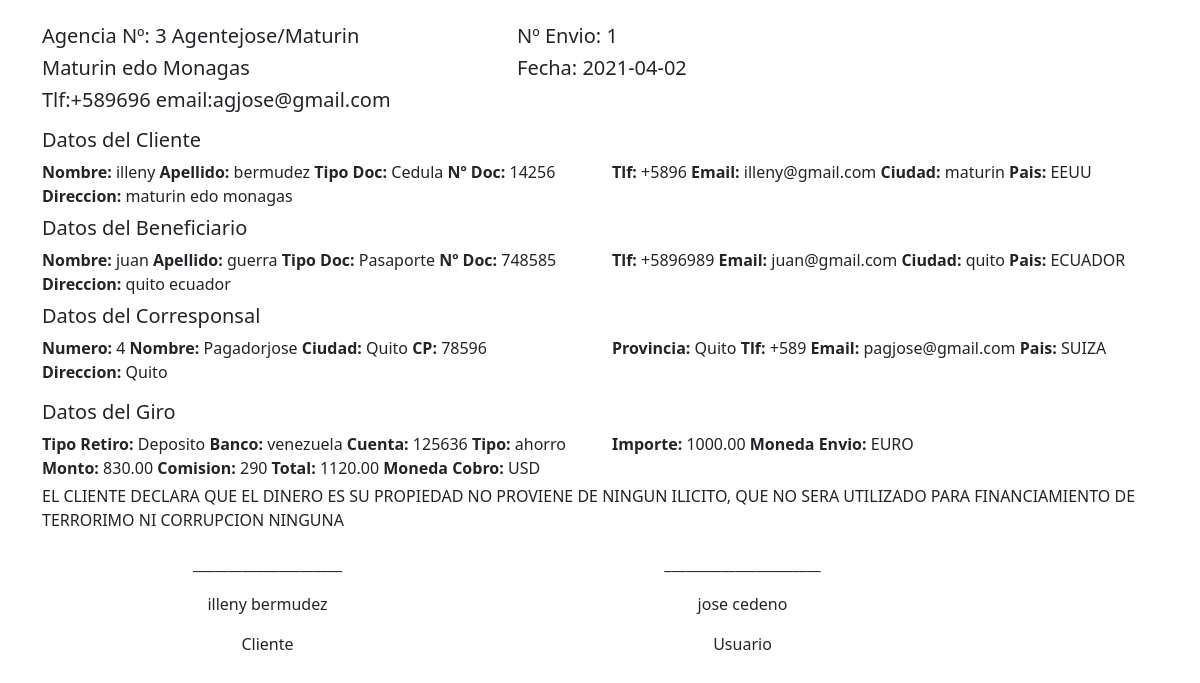
Page /facturax01.php?idGiro=1 on the committed database.
### tables this page shows
CREATE TABLE `pagador` (
  `idPagador` int(11) NOT NULL,
  `pagador` varchar(150) NOT NULL,
  `idPais` int(11) NOT NULL,
  `pa_provincia` varchar(150) NOT NULL,
  `pa_ciudad` varchar(150) NOT NULL,
  `pa_direccion` varchar(250) NOT NULL,
  `pa_tlf` varchar(50) NOT NULL,
  `pa_email` varchar(100) NOT NULL,
  `pa_cp` varchar(100) NOT NULL,
  `pa_Director` varchar(150) NOT NULL,
  `pa_tlfDirector` varchar(50) NOT NULL,
  `pa_emailDirector` varchar(100) NOT NULL,
  `pa_tlfEnvios` varchar(50) NOT NULL,
  `pa_emailEnvios` varchar(100) NOT NULL,
  `pa_GteContabilidad` varchar(150) NOT NULL,
  `pa_tlfContabilidad` varchar(50) NOT NULL,
  `pa_emailContabilidad` varchar(100) NOT NULL,
  `pa_horarios` varchar(250) NOT NULL,
  `pa_contrato` varchar(250) NOT NULL,
  `pa_inicioOperaciones` date NOT NULL,
  `pa_limite` int(11) NOT NULL,
  `pa_web` varchar(250) NOT NULL,
  `pa_conciliarCada` int(11) NOT NULL,
  `idMoneda` int(11) NOT NULL,
  `pa_comision` decimal(3,2) NOT NULL,
  `pa_fijo` decimal(10,2) NOT NULL,
  `idTipoComision` int(11) NOT NULL,
  `idTipoEmpresa` int(11) NOT NULL,
  `pa_tasa` decimal(20,2) NOT NULL,
  `pa_tipoCambio` decimal(20,2) NOT NULL,
  `pa_impuesto` decimal(20,2) NOT NULL,
  `idEstado` int(11) NOT NULL
);

CREATE TABLE `giro` (
  `idGiro` bigint(20) NOT NULL,
  `gi_fecha` date NOT NULL,
  `idUsuario` int(11) NOT NULL,
  `idCliente` int(11) NOT NULL,
  `idBeneficiario` int(11) NOT NULL,
  `idAgente` int(11) NOT NULL,
  `idPagador` int(11) NOT NULL,
  `idPais` int(11) NOT NULL,
  `gi_importe` decimal(65,2) NOT NULL,
  `gi_Total` decimal(65,2) NOT NULL,
  `gi_TotalLocal` decimal(65,2) NOT NULL,
  `idMonedaCobro` int(11) NOT NULL,
  `idMonedaPago` int(11) NOT NULL,
  `gi_tasa` decimal(65,2) NOT NULL,
  `gi_tipoCambio` decimal(65,2) NOT NULL,
  `gi_impuesto` decimal(10,2) NOT NULL,
  `idTipoRetiro` int(11) NOT NULL,
  `gi_Banco` varchar(200) NOT NULL,
  `gi_numCta` varchar(100) NOT NULL,
  `gi_TipoCuenta` varchar(50) NOT NULL,
  `idEstadoGiro` int(11) NOT NULL,
  `gi_clave` varchar(150) NOT NULL,
  `gi_comentario` varchar(250) NOT NULL,
  `comisionMatriz` decimal(65,2) NOT NULL,
  `comisionAgente` decimal(65,2) NOT NULL,
  `comisionCorresponsal` decimal(65,2) NOT NULL,
  `beneficio` decimal(65,2) NOT NULL,
  `TasaFrancoDolar` decimal(65,2) NOT NULL
);

CREATE TABLE `cliente` (
  `idCliente` int(11) NOT NULL,
  `cl_nombre` varchar(150) NOT NULL,
  `cl_apellido` varchar(150) NOT NULL,
  `cl_fechaNacimiento` date NOT NULL,
  `idPais` int(11) NOT NULL,
  `cl_provincia` varchar(150) NOT NULL,
  `cl_ciudad` varchar(150) NOT NULL,
  `cl_direccion` varchar(250) NOT NULL,
  `cl_tlf` varchar(50) NOT NULL,
  `cl_email` varchar(100) NOT NULL,
  `cl_identidad` varchar(50) NOT NULL,
  `idTipoIdentidad` int(11) NOT NULL,
  `cl_fechaEmision` date NOT NULL,
  `cl_fechaCaducidad` date NOT NULL,
  `cl_nacionalidad` varchar(150) NOT NULL,
  `cl_facebook` varchar(150) DEFAULT NULL,
  `cl_whatsapp` varchar(150) DEFAULT NULL,
  `cl_telegram` varchar(150) DEFAULT NULL,
  `cl_limite` int(11) NOT NULL,
  `idMoneda` int(11) NOT NULL,
  `idEstado` int(11) NOT NULL,
  `cl_doc_cedula` varchar(150) NOT NULL,
  `cl_doc_form` varchar(150) NOT NULL,
  `cl_doc_otro` varchar(150) NOT NULL
);

CREATE TABLE `identidad` (
  `idTipoIdentidad` int(11) NOT NULL,
  `tipoIdentidad` varchar(250) NOT NULL
);

CREATE TABLE `pais` (
  `idPais` int(11) NOT NULL,
  `pais` varchar(100) NOT NULL,
  `idMoneda` int(11) NOT NULL,
  `idMonedaEnvio` int(11) NOT NULL,
  `tipoCambio` decimal(65,2) NOT NULL,
  `porcentajeTipoCambio` decimal(20,2) NOT NULL,
  `fijo` decimal(65,2) NOT NULL,
  `porcentaje` decimal(20,2) NOT NULL,
  `idTipoComision` int(11) NOT NULL
);

CREATE TABLE `beneficiario` (
  `idBeneficiario` int(11) NOT NULL,
  `be_nombre` varchar(150) NOT NULL,
  `be_apellido` varchar(150) NOT NULL,
  `be_fechaNacimiento` date NOT NULL,
  `idPais` int(11) NOT NULL,
  `be_ciudad` varchar(150) NOT NULL,
  `be_direccion` varchar(250) NOT NULL,
  `be_tlf` varchar(50) NOT NULL,
  `be_email` varchar(100) NOT NULL,
  `be_identidad` varchar(50) NOT NULL,
  `idTipoIdentidad` int(11) NOT NULL,
  `be_nacionalidad` varchar(150) NOT NULL,
  `be_facebook` varchar(150) DEFAULT NULL,
  `be_whatsapp` varchar(150) DEFAULT NULL,
  `be_telegram` varchar(150) DEFAULT NULL,
  `be_numCuenta` varchar(50) NOT NULL,
  `idTipoCuenta` int(11) NOT NULL,
  `idBanco` int(11) NOT NULL,
  `idMoneda` int(11) NOT NULL,
  `idEstado` int(11) NOT NULL
);

CREATE TABLE `tiporetiro` (
  `idTipoRetiro` int(11) NOT NULL,
  `tipoRetiro` varchar(50) NOT NULL
);

CREATE TABLE `monedaenvio` (
  `idMonedaEnvio` int(11) NOT NULL,
  `mo_codigo` varchar(100) NOT NULL,
  `moneda` varchar(250) NOT NULL
);

CREATE TABLE `moneda` (
  `idMoneda` int(11) NOT NULL,
  `mo_codigo` varchar(50) NOT NULL,
  `moneda` varchar(100) NOT NULL
);

CREATE TABLE `usuario` (
  `idUsuario` int(11) NOT NULL,
  `us_nombre` varchar(150) NOT NULL,
  `us_apellido` varchar(150) NOT NULL,
  `us_direccion` varchar(250) NOT NULL,
  `us_tlf` varchar(50) NOT NULL,
  `us_email` varchar(100) NOT NULL,
  `us_clave` varchar(250) NOT NULL,
  `us_identificacion` varchar(100) NOT NULL,
  `us_ciudad` varchar(150) NOT NULL,
  `idPagador` int(11) NOT NULL,
  `idTipoRol` int(11) NOT NULL,
  `idEstado` int(11) NOT NULL
);

### facturax01.php (the view, shortened to what this page needs)
<?php
require_once('conexion.php');
$idGiro = isset($_REQUEST['idGiro']) ? intval(htmlentities($_REQUEST['idGiro'])) : '';
$sql = "SELECT h.*
  FROM giro AS g
  JOIN pagador AS h ON g.idAgente = h.idPagador
  WHERE idGiro = ?
  ";
$sentencia = $mbd->prepare($sql);
$sentencia->execute(array($idGiro));
$agente = $sentencia->fetchAll(PDO::FETCH_ASSOC);
$sql = "SELECT h.* FROM giro AS g
  JOIN usuario AS h ON g.idUsuario = h.idUsuario
  WHERE idGiro = ?";
$sentencia = $mbd->prepare($sql);
$sentencia->execute(array($idGiro));
$usuario = $sentencia->fetchAll(PDO::FETCH_ASSOC);
$sql = "SELECT g.*,h.mo_codigo AS Cobro,m.mo_codigo AS Envio,r.tipoRetiro
  FROM giro AS g
  JOIN pais AS p ON g.idPais = p.idPais
  JOIN moneda AS h ON g.idMonedaCobro = h.idMoneda
  JOIN monedaenvio AS m ON g.idMonedaPago = m.idMonedaEnvio
  JOIN tiporetiro AS r ON g.idTipoRetiro = r.idTipoRetiro WHERE idGiro = ?";
$sentencia = $mbd->prepare($sql);
$sentencia->execute(array($idGiro));
$resultado = $sentencia->fetchAll(PDO::FETCH_ASSOC);
$cobro = $resultado[0]['Cobro'];
$idCliente = $resultado[0]['idCliente'];
$sql = "SELECT *, i.tipoIdentidad  FROM cliente AS c
JOIN identidad AS i ON c.idTipoIdentidad = i.idTipoIdentidad
JOIN pais AS p ON c.idPais = p.idPais
WHERE idCliente = ?";
$sentencia = $mbd->prepare($sql);
$sentencia->execute(array($idCliente));
$cliente = $sentencia->fetchAll(PDO::FETCH_ASSOC);
$idBeneficiario = $resultado[0]['idBeneficiario'];
$sql = "SELECT *, i.tipoIdentidad  FROM beneficiario AS c
JOIN identidad AS i ON c.idTipoIdentidad = i.idTipoIdentidad
JOIN pais AS p ON c.idPais = p.idPais
WHERE idBeneficiario = ?";
$sentencia = $mbd->prepare($sql);
$sentencia->execute(array($idBeneficiario));
$beneficiario = $sentencia->fetchAll(PDO::FETCH_ASSOC);
$idPagador = $resultado[0]['idPagador'];
$sql = "SELECT * FROM pagador AS c
JOIN pais AS p ON c.idPais = p.idPais
WHERE idPagador = ?";
$sentencia = $mbd->prepare($sql);
$sentencia->execute(array($idPagador));
$corresponsal = $sentencia->fetchAll(PDO::FETCH_ASSOC);
?>
<!DOCTYPE html>
<html lang="es">
<head>
  <link rel="stylesheet" href="css/bootstrap.min.css">
</head>
<body>
  <div class="container">
    <div class="row pt-4">
      <div class="col-md-5">
        <h5>Agencia Nº: <?php echo $agente[0]['idPagador'] . " " . $agente[0]['pagador'] . "/" . $agente[0]['pa_ciudad'] ?> </h5>
        <h5><?php echo $agente[0]['pa_direccion'] ?></h5>
        <h5><?php echo "Tlf:" . $agente[0]['pa_tlf'] . " email:" . $agente[0]['pa_email'] ?></h5>
      </div>
      <div class="col-md-7">
        <h5>Nº Envio: <?php echo $resultado[0]['idGiro'] ?></h5>
        <h5> Fecha: <?php echo $resultado[0]['gi_fecha'] ?></h5>
      </div>
    </div>
    <div class="row mt-2">
      <h5>Datos del Cliente</h5>
      <div class="col-md-6">
        <strong>Nombre:</strong>
        <?php echo $cliente[0]['cl_nombre'] ?>
        <strong>Apellido:</strong>
        <?php echo $cliente[0]['cl_apellido'] ?>
        <strong>Tipo Doc:</strong>
        <?php echo $cliente[0]['tipoIdentidad'] ?>
        <strong>Nº Doc:</strong>
        <?php echo $cliente[0]['cl_identidad'] ?>
      </div>
      <div class="col-md-6">
        <strong>Tlf:</strong>
        <?php echo $cliente[0]['cl_tlf'] ?>
        <strong>Email:</strong>
        <?php echo $cliente[0]['cl_email'] ?>
        <strong>Ciudad:</strong>
        <?php echo $cliente[0]['cl_ciudad'] ?>
        <strong>Pais:</strong>
        <?php echo $cliente[0]['pais'] ?>
      </div>
      <div class="col-md-6">
        <strong>Direccion:</strong>
        <?php echo $cliente[0]['cl_direccion'] ?>
      </div>
    </div>
    <div class="row mt-2">
      <h5>Datos del Beneficiario</h5>
      <div class="col-md-6">
        <strong>Nombre:</strong>
        <?php echo $beneficiario[0]['be_nombre'] ?>
        <strong>Apellido:</strong>
        <?php echo $beneficiario[0]['be_apellido'] ?>
        <strong>Tipo Doc:</strong>
        <?php echo $beneficiario[0]['tipoIdentidad'] ?>
        <strong>Nº Doc:</strong>
        <?php echo $beneficiario[0]['be_identidad'] ?>
      </div>
      <div class="col-md-6">
        <strong>Tlf:</strong>
        <?php echo $beneficiario[0]['be_tlf'] ?>
        <strong>Email:</strong>
        <?php echo $beneficiario[0]['be_email'] ?>
        <strong>Ciudad:</strong>
        <?php echo $beneficiario[0]['be_ciudad'] ?>
        <strong>Pais:</strong>
        <?php echo $beneficiario[0]['pais'] ?>
      </div>
      <div class="col-md-6">
        <strong>Direccion:</strong>
        <?php echo $beneficiario[0]['be_direccion'] ?>
      </div>
    </div>
    <div class="row mt-2">
      <h5>Datos del Corresponsal</h5>
      <div class="col-md-6">
        <strong>Numero:</strong>
        <?php echo $corresponsal[0]['idPagador'] ?>
        <strong>Nombre:</strong>
        <?php echo $corresponsal[0]['pagador'] ?>
        <strong>Ciudad:</strong>
        <?php echo $corresponsal[0]['pa_ciudad'] ?>
        <strong>CP:</strong>
        <?php echo $corresponsal[0]['pa_cp'] ?>
      </div>
      <div class="col-md-6">
        <strong>Provincia:</strong>
        <?php echo $corresponsal[0]['pa_provincia'] ?>
        <strong>Tlf:</strong>
        <?php echo $corresponsal[0]['pa_tlf'] ?>
        <strong>Email:</strong>
        <?php echo $corresponsal[0]['pa_email'] ?>
        <strong>Pais:</strong>
        <?php echo $corresponsal[0]['pais'] ?>
      </div>
      <div class="col-md-6">
        <strong>Direccion:</strong>
        <?php echo $corresponsal[0]['pa_direccion'] ?>
      </div>
    </div>
    <div class="row mt-3">
      <h5>Datos del Giro</h5>
      <div class="col-md-6">
        <strong>Tipo Retiro:</strong>
        <?php echo $resultado[0]['tipoRetiro'] ?>
        <strong>Banco:</strong>
        <?php echo $resultado[0]['gi_Banco'] ?>
        <strong>Cuenta:</strong>
        <?php echo $resultado[0]['gi_numCta'] ?>
        <strong>Tipo:</strong>
        <?php echo $resultado[0]['gi_TipoCuenta'] ?>
      </div>
      <div class="col-md-6">
        <strong>Importe:</strong>
        <?php echo $resultado[0]['gi_importe'] ?>
        <strong>Moneda Envio:</strong>
        <?php echo $resultado[0]['Envio'] ?>
      </div>
      <div class="col-md-6">
        <strong>Monto:</strong>
        <?php echo $resultado[0]['gi_TotalLocal'] ?>
        <strong>Comision:</strong>
        <?php echo $resultado[0]['gi_Total'] - $resultado[0]['gi_TotalLocal'] ?>
        <strong>Total:</strong>
        <?php echo $resultado[0]['gi_Total'] ?>
        <strong>Moneda Cobro:</strong>
        <?php echo $cobro ?>
      </div>
    </div>
    <div class="row mt-1">
      <div class="col-md-12">
        <p>EL CLIENTE DECLARA QUE EL DINERO ES SU PROPIEDAD NO PROVIENE DE NINGUN ILICITO, QUE NO SERA UTILIZADO PARA FINANCIAMIENTO DE TERRORIMO NI CORRUPCION NINGUNA </p>
      </div>
    </div>
    <div class="row mt-1">
      <div class="col-md-5">
        <p class="text-center">_____________________</p>
        <p class="text-center"><?php echo $cliente[0]['cl_nombre'] . " " . $cliente[0]['cl_apellido'] ?></p>
        <p class="text-center">Cliente</p>
      </div>
      <div class="col-md-5">
        <p class="text-center">______________________</p>
        <p class="text-center"><?php echo $usuario[0]['us_nombre'] . " " . $usuario[0]['us_apellido'] ?></p>
        <p class="text-center">Usuario</p>
      </div>
    </div>
  </div>
</body>
</html>

### rows in the picture
pagador: idPagador "3", pagador "Agentejose", pa_ciudad "Maturin", pa_direccion "Maturin edo Monagas", pa_tlf "+589696", pa_email "agjose@gmail.com"
giro: idGiro "1", gi_fecha "2021-04-02", idTipoRetiro.tipoRetiro "Deposito", gi_Banco "venezuela", gi_numCta "125636", gi_TipoCuenta "ahorro", gi_importe "1000.00", idMonedaPago.mo_codigo "EURO", gi_TotalLocal "830.00", $resultado[0]['gi_Total'] - $resultado[0]['gi_TotalLocal'] "290", gi_Total "1120.00", idMonedaCobro.mo_codigo "USD"
cliente: cl_nombre "illeny", cl_apellido "bermudez", idTipoIdentidad.tipoIdentidad "Cedula", cl_identidad "14256", cl_tlf "+5896", cl_email "illeny@gmail.com", cl_ciudad "maturin", idPais.pais "EEUU", cl_direccion "maturin edo monagas"
beneficiario: be_nombre "juan", be_apellido "guerra", idTipoIdentidad.tipoIdentidad "Pasaporte", be_identidad "748585", be_tlf "+5896989", be_email "juan@gmail.com", be_ciudad "quito", idPais.pais "ECUADOR", be_direccion "quito ecuador"
pagador: idPagador "4", pagador "Pagadorjose", pa_ciudad "Quito", pa_cp "78596", pa_provincia "Quito", pa_tlf "+589", pa_email "pagjose@gmail.com", idPais.pais "SUIZA", pa_direccion "Quito"
usuario: us_nombre "jose", us_apellido "cedeno"
